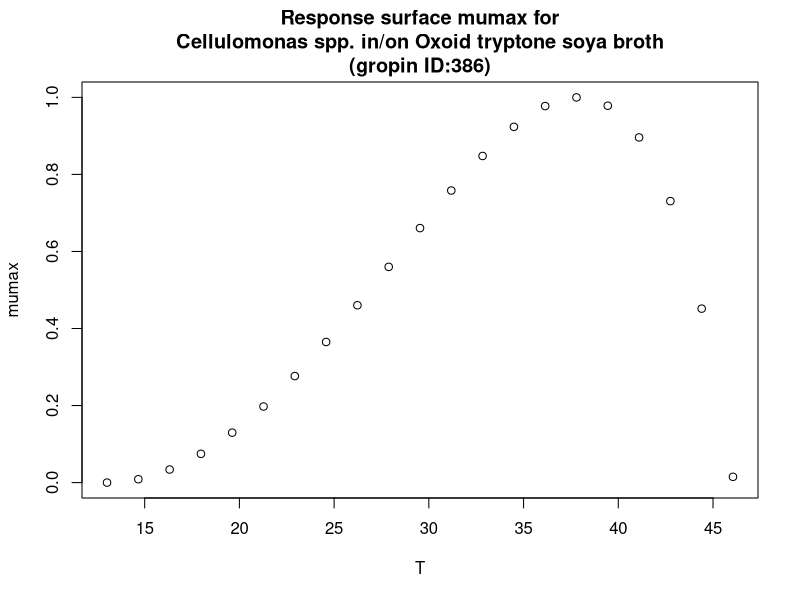

Generate this figure with R:
#############################
# start of Parameter script
#############################
T <- seq(13.013,46.0539460539461,length.out=21)
#############################
# end of Parameter script
#############################
############################# 
# start of Model script Gropin ID 386 
#############################
 
# constant coefficients for this model
 
variables <- data.frame(T)
argumentsPar <- expand.grid(variables)
 
# heart of the model
response_surface <- function(T) {
   mumax <-(1*(T-46.1)*((T-13)^2))/((37.9-13)*((37.9-13)*(T-37.9)-(37.9-46.1)*(37.9+13-2*T)))

return(mumax=mumax)
} 

# output parameters
responseSurface <- cbind(argumentsPar,response_surface(argumentsPar['T']))
colnames(responseSurface) <- c(colnames(argumentsPar),'mumax')
#############################
# End of Model script
#############################
############################# 
# start of Visualisation script Gropin ID 386 
#############################
plot(T,responseSurface$'mumax',xlab='T',
                          ylab='mumax',main='Response surface mumax for
Cellulomonas spp. in/on Oxoid tryptone soya broth
(gropin ID:386)')
#############################
# End of Visualisation script
#############################
